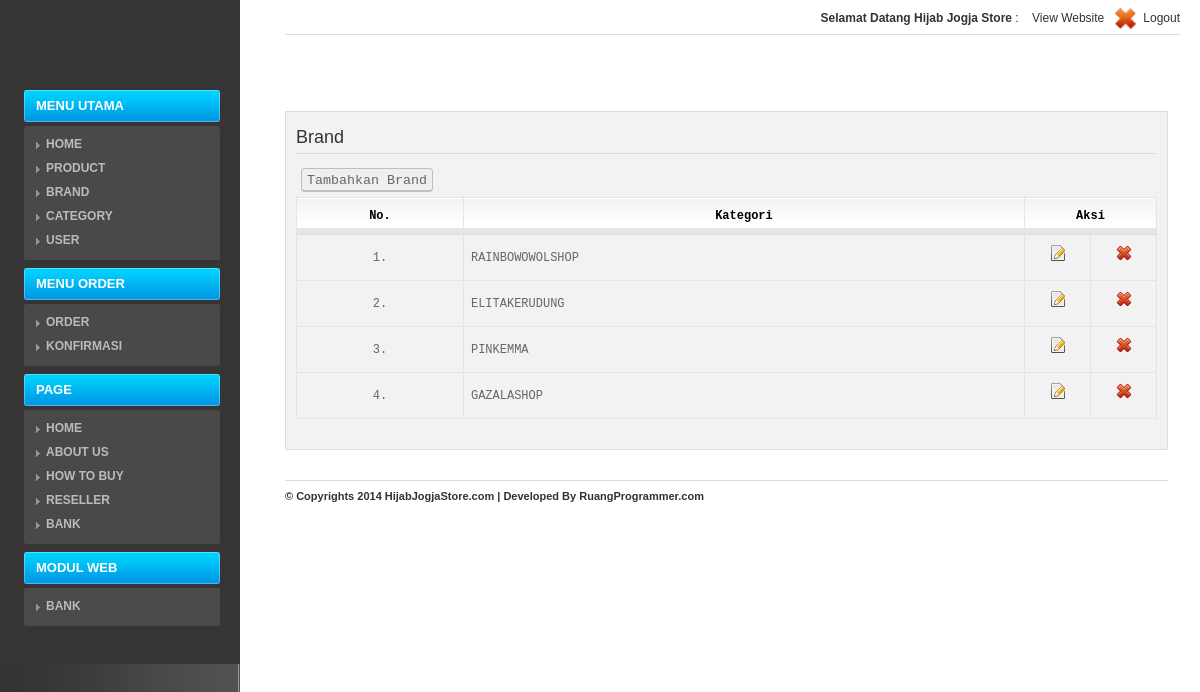
Screenshot of /@admin/media.php?module=brand (signed in) with the database file from the repository.
### tables this page shows
CREATE TABLE `mod_page` (
  `id_page` int(11) NOT NULL,
  `judul` varchar(50) NOT NULL,
  `isi` text NOT NULL,
  `tgl_posting` date NOT NULL,
  `gambar` varchar(100) NOT NULL,
  `statis` enum('Y','N') NOT NULL,
  `extra` text NOT NULL,
  `meta_keyword` varchar(100) NOT NULL,
  `meta_deskripsi` varchar(300) NOT NULL
);

CREATE TABLE `modul` (
  `id_modul` int(5) NOT NULL,
  `nama_modul` varchar(50) NOT NULL,
  `link` varchar(100) NOT NULL,
  `static_content` text NOT NULL,
  `gambar` varchar(100) NOT NULL,
  `status` enum('user','admin') NOT NULL,
  `aktif` enum('Y','N') NOT NULL,
  `menu` enum('utama','modul') NOT NULL
);

CREATE TABLE `brand` (
  `brand_id` int(11) NOT NULL,
  `brand_name` varchar(250) DEFAULT NULL,
  `brand_seo` varchar(250) DEFAULT NULL
);

### @admin/media.php (the view, shortened to what this page needs)
<?php
if (empty($_SESSION['username']) AND empty($_SESSION['passuser'])){
  echo "<link href='css/screen.css' rel='stylesheet' type='text/css'><link href='css/reset.css' rel='stylesheet' type='text/css'>
 <center>Anda harus login dulu <br>";
  echo "<a href=index.php><b>LOGIN</b></a></center>";
}
else{
?>
<!DOCTYPE html PUBLIC "-//W3C//DTD XHTML 1.0 Strict//EN" "http://www.w3.org/TR/xhtml1/DTD/xhtml1-strict.dtd">
<html xmlns="http://www.w3.org/1999/xhtml">
<head>
<link rel="stylesheet" href="css/reset.css" type="text/css"/>
<link rel="stylesheet" href="css/screen.css" type="text/css"/>
	<link href="css/pagination.css" rel="stylesheet" type="text/css" />
	<link href="css/grey.css" rel="stylesheet" type="text/css" />
	<link href="../jolibs/css/datatables.css" rel="stylesheet" type="text/css" />
</head>
<body>
<div class="sidebar">
<div class="logo clear">
				<span class="title" align="center"><img src="../assets/images/logo.png" style="width: 156px;" alt=""></span>
</div>
	<div class="menu _uppercase">
         <ul>
            <li><a href="?module=home">MENU UTAMA</a>
                <ul>
                  <?php include "menu.php"; ?>
                </ul>
            <li><a href='#'>MENU ORDER</a>
				<ul>
					<?php
						echo "<li><a href='?module=order'><b>Order</b></a></li>";
						echo "<li><a href='?module=konfirmasi'><b>Konfirmasi</b></a></li>";
					?>
				</ul>
			</li>
			<li><a href='#'>PAGE</a>
				<ul>
					<?php
						$sql=mysql_query("SELECT * FROM mod_page WHERE statis='Y'");
						while($s=mysql_fetch_array($sql)){
							echo "<li><a href='?module=page&act=edit&id=$s[id_page]'><b>$s[judul]</b></a></li>";
						}
						echo "<li><a href='?module=bank'><b>Bank</b></a></li>";
					?>
				</ul>
			</li>
			<li>
				<a href="#">Modul Web</a>
				<ul>
					<?php include "menu2.php"; ?>
    </div>
</div>
	<div class="main">
		<div class="main-wrap">
			<div class="header clear">
				<ul class="links clear">
				<li><strong>Selamat Datang <?php echo $_SESSION['namalengkap']; ?></strong>&nbsp;:&nbsp;</li>
				<li><a href="../" target="_blank">View Website</a></li>
				<li><a href="logout.php"><img src="images/out.gif" alt="" class="icon" /> <span class="text">Logout</span></a></li>
				</ul>
			</div>
			<div class="page clear">
				<div class="content-box">
								<div style='padding:10px;'>
								<?php include "content.php"; ?>
								</div>
				</div>
				<div class="footer clear">
					<span class="copy"><strong>
					© Copyrights 2014 <a href="http://hijabjogjastore.com">HijabJogjaStore.com</a> |
					Developed By <a href="http://ruangprogrammer.com" target="_blank">RuangProgrammer.com</a></span></strong>
				</div>
			</div>
		</div>
	</div>
</body>
</html>
<?php
}
?>

### @admin/menu2.php
<?php
$sql=mysql_query("SELECT * FROM modul WHERE aktif='Y' AND menu='modul' ORDER BY id_modul ASC");
	while($s=mysql_fetch_array($sql))
	{
		echo "<li><a href='$s[link]'><b>$s[nama_modul]</b></a></li>";
	}
	echo "</li>";

### @admin/modul/mod_brand/brand.php (shortened to what this page needs)
<?php
$aksi="modul/mod_brand/aksi_brand.php";
switch($_GET[act]){
  default:
    echo "<h2 class='hLine'>Brand</h2>
          <input type=button class=butt value='Tambahkan Brand'
          onclick=\"window.location.href='?module=brand&act=tambahbrand';\">
          <table class='list'>
          <thead>
			<tr><td class='center'>No.</td><td class='center'>Kategori</td><td class='center' colspan='2'>Aksi</td></tr></thead>";
    $tampil=mysql_query("SELECT * FROM brand ORDER BY brand_id ASC");
    $no=1;
    while ($r=mysql_fetch_array($tampil)){
       echo "<tr>
    			 <td>$no.</td>
				 <td class='left'>$r[brand_name]</td>
				 <td width='45'><a href=?module=brand&act=editbrand&id=$r[brand_id]><img src='images/add-icon.gif' title='edit' /></a></td>
				 <td width='45'><a href=$aksi?module=brand&act=hapus&id=$r[brand_id]><img src='images/hr.gif' title='hapus' /></a></td>
			 </tr>";
      $no++;
    }
    echo "</table>";
    break;
}
?>

### @admin/css/screen.css (style rules this page uses)
html { background: url('../images/sidebar.gif') top left repeat-y; }
body { text-align: left; margin: 0px; font-family: arial; font-size: 12px; color: #666666; }
.clear:after { content: "."; display: block; height: 0; overflow:hidden; clear: both; visibility: hidden; }
strong { color: #333333; }
.sidebar { width: 196px; height: auto; min-height: 100%; float: left; padding: 0px 20px 0px 24px; background: #373435; }
.main { margin-left: 285px; margin-right: 20px; }
.main-wrap { width: 100%; float: left; height: 100%; }
.page { padding-right: 12px; padding-bottom: 50px; }
.logo { width: 196px; margin-top: 25px; margin-bottom: 25px; }
.logo .title { display: block; font-family: arial; font-size: 25px; color: #FFFFFF; font-weight: bold; margin: 5px 20px 10px 20px; }
.menu { padding-top: 1px; margin-bottom: 30px; }
.menu ul { font-size: 13px; }
.menu li { padding-bottom: 8px; }
.menu li a { display: block; line-height: 16px; padding: 8px 12px 8px 12px; background: url('../images/menu_button.png') top left no-repeat; color: #FFFFFF; text-decoration: none; font-weight: bold; }
.menu ul ul { font-size: 12px; width: 100%; background: url('../images/bck_white_10.png'); margin-top: 4px; padding: 6px 0px 8px 0px; -moz-border-radius: 3px 3px 3px 3px; -webkit-border-radius: 3px 3px 3px 3px; border-radius: 3px 3px 3px 3px; }
.menu li li { padding: 4px 0px 4px 0px; }
.menu li li a { padding: 0px 12px 0px 22px !important; background: url('../images/arrow_sm_grey.gif') 12px 6px no-repeat !important; font-weight: normal; color: #BBBBBB!important; }
.header { background: url('../images/line.gif') bottom left repeat-x; margin-bottom: 30px; }
.header .links { float: right; line-height: 24px; color: #333333; padding: 6px 0px 6px 0px; }
.header .links li { float: left; margin-left: 10px; }
.header .links .icon { display: block; width: 24px; height: 24px; float: left; margin-right: 5px; }
.header .links a { color: #333333; text-decoration: none; }
h2 { color: #333333; font-size: 18px; font-weight: normal; padding-top: 10px; margin-bottom: 10px; }
.content-box { border: 1px solid #DDDDDD; background: url('../images/bck_black_5.png'); margin-bottom: 30px; margin-top:75px; position: relative; }
.page table { width: 100%; margin: 0px; margin-bottom: 20px; float: left; }
.page thead td { background: url('../images/header.gif') top left repeat-x #FFFFFF; border-bottom: 1px solid #DDDDDD; text-align: left; line-height: 22px; padding: 4px 6px 4px 6px; white-space: nowrap; }
.page td.center { text-align: center; }
.footer { width: 100%; font-size: 11px; padding: 10px 0px 30px 0px; background: url('../images/line.gif') top left repeat-x; }
.footer .copy a { color: #333333; }
.list { border-collapse: collapse; width: 100%; border-top: 1px solid #e5e5e5; border-left: 1px solid #e5e5e5; margin-bottom: 20px; margin-top: 5px; font-family: monospace; padding-top:5px; }
.list td { border-right: 1px solid #e5e5e5; border-bottom: 1px solid #e5e5e5; }
.list td img { padding: 0 0 5px 0; }
.list td a { color: #009ae4; }
.list thead td { cursor: pointer; background-color: #E5E5E5; padding: 0px 5px; text-transform: capitalize; }
.list thead td a, .list thead td { text-decoration: none; color: #000000; font-weight: bold; }
.list tbody a { text-decoration: none; }
.list tbody td { vertical-align: middle; text-align: center; padding: 10px; }
.list .left { text-align: left; padding: 7px; }
.list .center { text-align: center; padding: 7px; }
input.butt { cursor: pointer; color:#666; border-radius: 4px; }
input,textarea { font-family: monospace; }
input, textarea { height:24px; line-height:24px; color:#000000; clear:both; border:#BFBFBF solid 1px; border-bottom: #bfbfbf solid 2px; margin:4px 0 5px 5px; padding:0 5px; font-size: 10pt; resize:vertical; }
a,a:visited { color: #009AE4; text-decoration: none; }
.hLine { border-bottom: solid 1px #ddd; padding: 5px 0; }
._uppercase { text-transform: uppercase; }

### jolibs/css/datatables.css (style rules this page uses)
.clear { clear: both; }

### rows the page displays
mod_page: judul "HOME"
mod_page: judul "ABOUT US"
mod_page: judul "HOW TO BUY"
mod_page: judul "RESELLER"
modul: nama_modul "BANK"
brand: brand_name "RAINBOWOWOLSHOP"
brand: brand_name "ELITAKERUDUNG"
brand: brand_name "PINKEMMA"
brand: brand_name "GAZALASHOP"

### other values shown
$_SESSION['namalengkap'] "Hijab Jogja Store"
